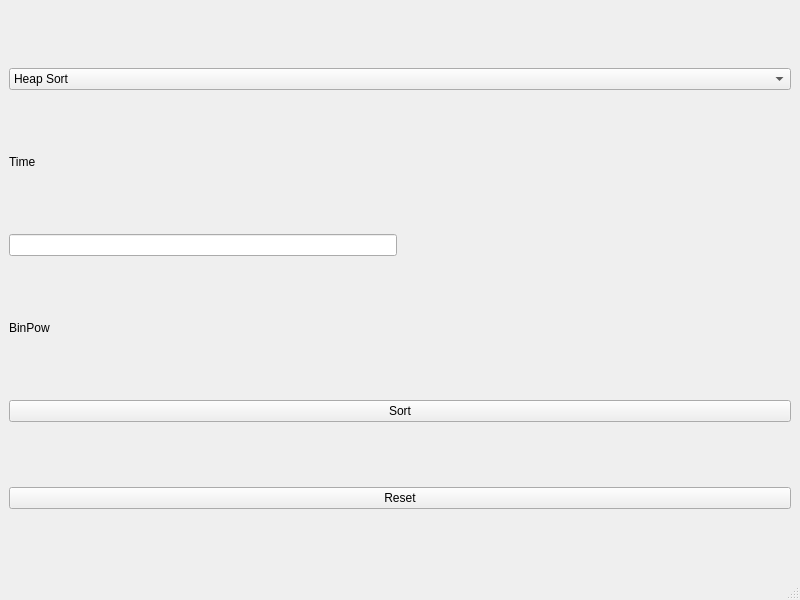
<?xml version="1.0" encoding="UTF-8"?>
<ui version="4.0">
 <class>MainWindow</class>
 <widget class="QMainWindow" name="MainWindow">
  <property name="geometry">
   <rect>
    <x>0</x>
    <y>0</y>
    <width>800</width>
    <height>600</height>
   </rect>
  </property>
  <property name="windowTitle">
   <string>MainWindow</string>
  </property>
  <widget class="QWidget" name="centralwidget">
   <layout class="QGridLayout" name="gridLayout_5">
    <item row="0" column="0" rowspan="2">
     <layout class="QHBoxLayout" name="horizontalLayout"/>
    </item>
    <item row="0" column="1" rowspan="2">
     <layout class="QGridLayout" name="gridLayout_2">
      <item row="6" column="0" colspan="2">
       <widget class="QPushButton" name="pushButton">
        <property name="text">
         <string>Reset</string>
        </property>
       </widget>
      </item>
      <item row="4" column="0" colspan="2">
       <widget class="QPushButton" name="sortButton">
        <property name="text">
         <string>Sort</string>
        </property>
       </widget>
      </item>
      <item row="2" column="0">
       <widget class="QLineEdit" name="lineEdit">
        <property name="sizePolicy">
         <sizepolicy hsizetype="Minimum" vsizetype="Fixed">
          <horstretch>0</horstretch>
          <verstretch>0</verstretch>
         </sizepolicy>
        </property>
       </widget>
      </item>
      <item row="2" column="1">
       <widget class="QLabel" name="num">
        <property name="sizePolicy">
         <sizepolicy hsizetype="Minimum" vsizetype="Preferred">
          <horstretch>0</horstretch>
          <verstretch>0</verstretch>
         </sizepolicy>
        </property>
        <property name="text">
         <string/>
        </property>
       </widget>
      </item>
      <item row="1" column="1">
       <widget class="QLabel" name="time">
        <property name="text">
         <string/>
        </property>
       </widget>
      </item>
      <item row="0" column="0" colspan="2">
       <widget class="QComboBox" name="sortComboBox">
        <item>
         <property name="text">
          <string>Heap Sort</string>
         </property>
        </item>
        <item>
         <property name="text">
          <string>Quick Sort</string>
         </property>
        </item>
        <item>
         <property name="text">
          <string>Merge Sort</string>
         </property>
        </item>
       </widget>
      </item>
      <item row="1" column="0">
       <widget class="QLabel" name="label">
        <property name="sizePolicy">
         <sizepolicy hsizetype="Minimum" vsizetype="Maximum">
          <horstretch>0</horstretch>
          <verstretch>0</verstretch>
         </sizepolicy>
        </property>
        <property name="text">
         <string>Time</string>
        </property>
       </widget>
      </item>
      <item row="3" column="0">
       <widget class="QLabel" name="label_2">
        <property name="sizePolicy">
         <sizepolicy hsizetype="Preferred" vsizetype="Maximum">
          <horstretch>0</horstretch>
          <verstretch>0</verstretch>
         </sizepolicy>
        </property>
        <property name="text">
         <string>BinPow</string>
        </property>
       </widget>
      </item>
      <item row="3" column="1">
       <widget class="QLabel" name="binPow">
        <property name="text">
         <string/>
        </property>
       </widget>
      </item>
     </layout>
    </item>
   </layout>
  </widget>
  <widget class="QMenuBar" name="menubar">
   <property name="geometry">
    <rect>
     <x>0</x>
     <y>0</y>
     <width>800</width>
     <height>17</height>
    </rect>
   </property>
  </widget>
  <widget class="QStatusBar" name="statusbar"/>
 </widget>
 <resources/>
 <connections/>
</ui>
